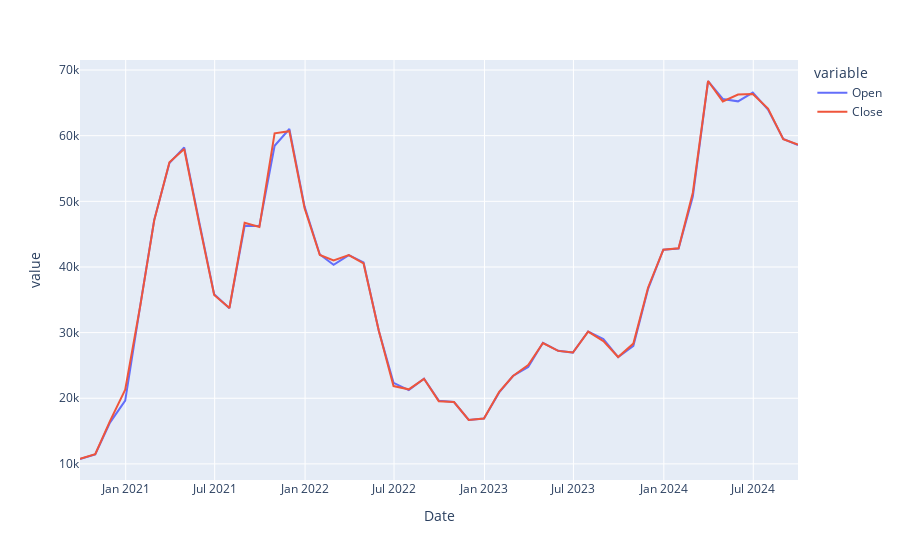

Write notebook code for a chart like this one.
### Code cell
px.line(btc_df.resample('ME').median(),y=['Open','Close'])
